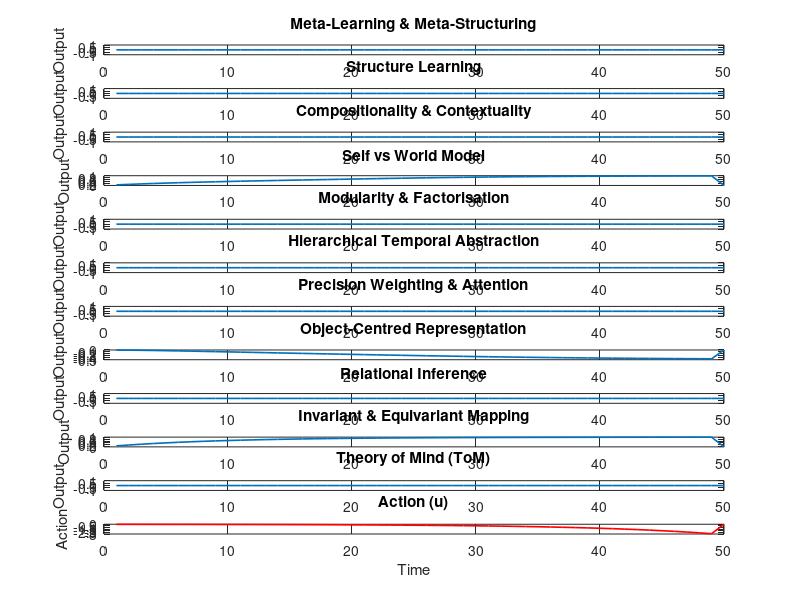

MATLAB code to generate this figure:
% Modular Active Inference Agent with EFE-based Action Selection
% Architecture: 11 modules (as per prior implementation)
% Environment: 1D drone altitude control (target = 0.5)

clear; 

%% Settings
T = 50;                           % time horizon
nM = 11;                          % number of modules
goal_altitude = 0.5;             % target for drone position

%% Module Names (11-node architecture)
M.name = {
    'Meta-Learning & Meta-Structuring';
    'Structure Learning';
    'Compositionality & Contextuality';
    'Self vs World Model';
    'Modularity & Factorisation';
    'Hierarchical Temporal Abstraction';
    'Precision Weighting & Attention';
    'Object-Centred Representation';
    'Relational Inference';
    'Invariant & Equivariant Mapping';
    'Theory of Mind (ToM)';
};

%% States, Inputs, Outputs
M.x = zeros(nM, 1);
M.precision = ones(nM, 1);
M.u = zeros(T, 1);                 % action over time
M.y = zeros(nM, 1);                % predicted output
M.output = zeros(nM, T);

%% Adjacency matrix (DCM-style: M(to,from))
Gf = zeros(nM);
Gf(2,1) = 1; Gf(3,1) = 1;              % Meta-learning → SL, Context
Gf(4,2) = 1; Gf(5,2) = 1;              % SL → SelfWorld, Modular
Gf(5,3) = 1; Gf(6,3) = 1;              % Context → Modular, HTA
Gf(7,4) = 1; Gf(8,4) = 1;              % SelfWorld → Precision, Object
Gf(6,5) = 1; Gf(9,5) = 1;              % Modular → HTA, Relational
Gf(10,6) = 1;                          % HTA → Invariant
Gf(4,11) = 1; Gf(9,11) = 1;            % ToM → SelfWorld, Relational

M.G_fwd = Gf;
M.G_bwd = Gf';
M.pE.F = randn(nM) .* Gf;
M.pE.B = randn(nM) .* Gf';

%% Module Dynamics (arbitrary nonlinearities)
g = cell(nM,1);
g{1} = @(x,u) tanh(x + u);                       % Meta-learning
g{2} = @(x,u) tanh(x + u);                       % Structure learning
g{3} = @(x,u) tanh(x .* u);                      % Contextuality
g{4} = @(x,u) 1./(1 + exp(-x - u));              % Self vs World
g{5} = @(x,u) x + u;                             % Modular relay
g{6} = @(x,u) x + 0.5 * sin(u);                  % Temporal abstraction
g{7} = @(x,u) exp(-x.^2) .* u;                   % Precision weighting
g{8} = @(x,u) tanh(x + u);                       % Object representation
g{9} = @(x,u) sqrt(x.^2 + u.^2);                 % Relational inference
g{10}= @(x,u) exp(-abs(x - u));                  % Invariant mapping
g{11}= @(x,u) tanh(x + 0.5 * sin(u));            % Theory of Mind
M.g = g;

%% Simulate sensory environment: agent senses drone altitude error
altitude = 0.2;                 % initial altitude
for t = 1:T-1

    % Observation: altitude error (goal - current)
    sensory_input = goal_altitude - altitude;

    % EFE-based action: agent chooses action to reduce expected error
    E = sensory_input^2;               % simplified EFE (expected cost)
    M.u(t) = -0.1 * sensory_input;     % gradient step

    % Belief propagation
    for i = 1:nM
        % Collect inputs from parents
        input_sum = sum(M.pE.F(i,:) .* M.y(:)');

        % Add sensory input to Self vs World (node 4)
        if i == 4
            y_obs = sensory_input;
        else
            y_obs = 0;
        end

        % Module dynamics
        M.x(i) = M.x(i) + 0.1 * (-M.x(i) + g{i}(input_sum, y_obs));
        M.y(i) = M.x(i);
        M.output(i,t) = M.y(i);
    end

    % Environment update: drone responds to agent action
    altitude = altitude + M.u(t);
end

%% Plot
figure;
for i = 1:nM
    subplot(nM+1,1,i);
    plot(1:T, M.output(i,:), 'LineWidth', 1.2);
    title(M.name{i}); ylabel('Output');
end
subplot(nM+1,1,nM+1);
plot(1:T, M.u, 'r', 'LineWidth', 1.2);
title('Action (u)'); xlabel('Time'); ylabel('Action');
